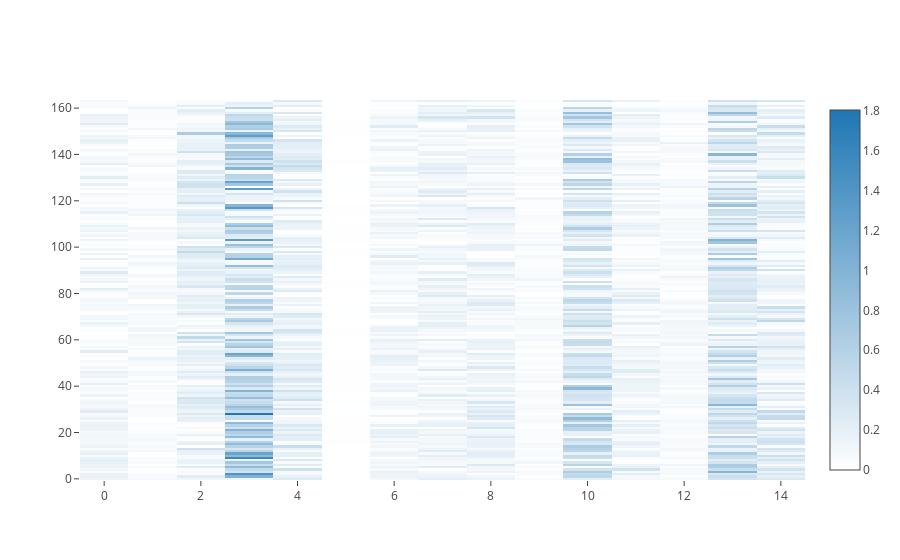

The cell this chart's notebook holds for it:
### Code cell
trace = go.Heatmap(z=q_u_DF.iloc[:,1:].values,
                   x=q_u_DF.columns[1:].values,
                   y=q_u_DF.index.values,
                   colorscale=[[0.0, 'rgb(255,255,255)'], [1.0, 'rgb(31, 119, 180)']])

data=[trace]
iplot(data, filename='labelled-heatmap')

### Figure 1 — Plotly figure (JSON) as saved in the notebook; plotly's stock layout.template omitted (floating-point values rounded to 4 significant figures; data arrays with more than 128 entries replaced by an {"elided": "..."} marker saying what was removed)
{"data": [{"colorscale": [[0, "rgb(255,255,255)"], [1, "rgb(31, 119, 180)"]], "type": "heatmap", "uid": "a81e9c9f-5fd5-4b0e-b7d7-bdc456718411", "x": ["0", "1", "2", "3", "4", "5", "6", "7", "8", "9", "10", "11", "12", "13", "14"], "y": {"elided": "164 int values"}, "z": {"elided": "164x15 float values"}}], "layout": {}}
